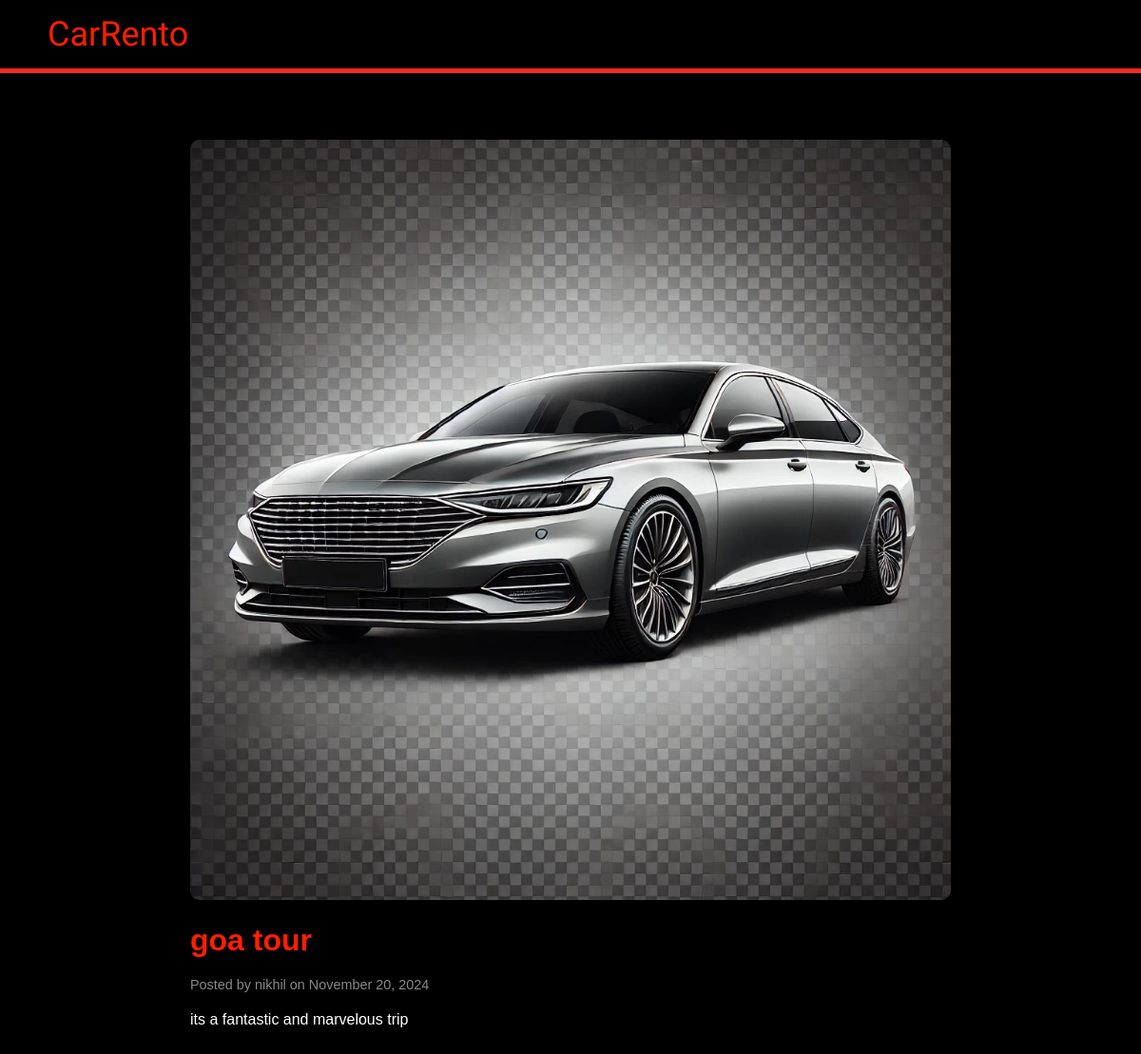
The app's page /blog-post.php?id=1 (signed in) with its own data.
### tables this page shows
CREATE TABLE `blog_posts` (
  `id` int(11) NOT NULL,
  `user_id` int(11) DEFAULT NULL,
  `title` varchar(255) NOT NULL,
  `content` text NOT NULL,
  `image` varchar(255) DEFAULT NULL,
  `createdon` timestamp NOT NULL DEFAULT current_timestamp()
);

CREATE TABLE `users` (
  `id` int(11) NOT NULL,
  `name` varchar(255) DEFAULT NULL,
  `email` varchar(255) DEFAULT NULL,
  `password` varchar(255) DEFAULT NULL,
  `usertype` varchar(50) DEFAULT NULL,
  `phone` varchar(20) DEFAULT NULL,
  `dob` date DEFAULT NULL,
  `gender` varchar(10) DEFAULT NULL,
  `address_type` varchar(50) DEFAULT NULL,
  `pincode` varchar(10) DEFAULT NULL,
  `address` text DEFAULT NULL,
  `license_no` varchar(255) DEFAULT NULL,
  `license` varchar(255) DEFAULT NULL,
  `createdon` timestamp NOT NULL DEFAULT current_timestamp(),
  `aadhaar` varchar(12) NOT NULL,
  `aadhaar_doc` varchar(255) DEFAULT NULL
);

### blog-post.php (the view, shortened to what this page needs)
<?php
include("config.php");
if ($_SERVER['REQUEST_METHOD'] === 'POST') {
    $title = $conn->real_escape_string($_POST['title']);
    $content = $conn->real_escape_string($_POST['content']);
    $user_id = $_SESSION['id'];
    $image = '';
    if (isset($_FILES['image']) && $_FILES['image']['error'] === 0) {
        $upload_dir = 'uploads/blog/';
        if (!file_exists($upload_dir)) {
            mkdir($upload_dir, 0777, true);
        }
        $image = uniqid() . '_' . $_FILES['image']['name'];
        move_uploaded_file($_FILES['image']['tmp_name'], $upload_dir . $image);
    }
    $sql = "INSERT INTO blog_posts (user_id, title, content, image)
            VALUES ('$user_id', '$title', '$content', '$image')";
    if ($conn->query($sql)) {
        header('Location: blog.html');
    } else {
        echo "Error: " . $conn->error;
    }
} elseif (isset($_GET['id'])) {
    $post_id = $conn->real_escape_string($_GET['id']);
    $sql = "SELECT b.*, u.name
            FROM blog_posts b
            JOIN users u ON b.user_id = u.id
            WHERE b.id = '$post_id'";
    $result = $conn->query($sql);
    if ($result->num_rows > 0) {
        $post = $result->fetch_assoc();
        ?>
        <!DOCTYPE html>
        <html lang="en">
        <head>
        </head>
        <body>
            <header class="navbar">
                <div class="logo">Car<span>Rento</span></div>
            </header>
            <div class="container">
                <img src="uploads/blog/<?php echo htmlspecialchars($post['image']); ?>" alt="<?php echo htmlspecialchars($post['title']); ?>" class="blog-image">
                <h1 class="blog-title"><?php echo htmlspecialchars($post['title']); ?></h1>
                <p class="blog-meta">Posted by <?php echo htmlspecialchars($post['name']); ?> on <?php echo date('F d, Y', strtotime($post['createdon'])); ?></p>
                <div class="blog-content"><?php echo nl2br(htmlspecialchars($post['content'])); ?></div>
            </div>
        </body>
        </html>
        <?php
    } else {
        echo "Post not found";
    }
}
?>

### blog-post.php (style rules this page uses)
body { background-color: #000; color: #fff; font-family: Arial, sans-serif; margin: 0; padding: 0; }
.navbar { padding: 15px 50px; background-color: #000; border-bottom: 5px solid #ff2727; box-shadow: 0 4px 8px rgba(0, 0, 0, 0.3); }
.logo { font-family: 'italianno', sans-serif; font-size: 36px; color: #ff1e00; }
.container { max-width: 800px; margin: 50px auto; padding: 20px; }
.blog-image { width: 100%; border-radius: 10px; }
.blog-title { font-size: 2em; color: #ff1e00; margin: 20px 0; }
.blog-content { margin: 20px 0; }
.blog-meta { color: #888; font-size: 0.9em; margin-top: 10px; }

### records on screen
blog_posts: image (picture), title "goa tour", user.name "nikhil", createdon "November 20, 2024", content "its a fantastic and marvelous trip"
